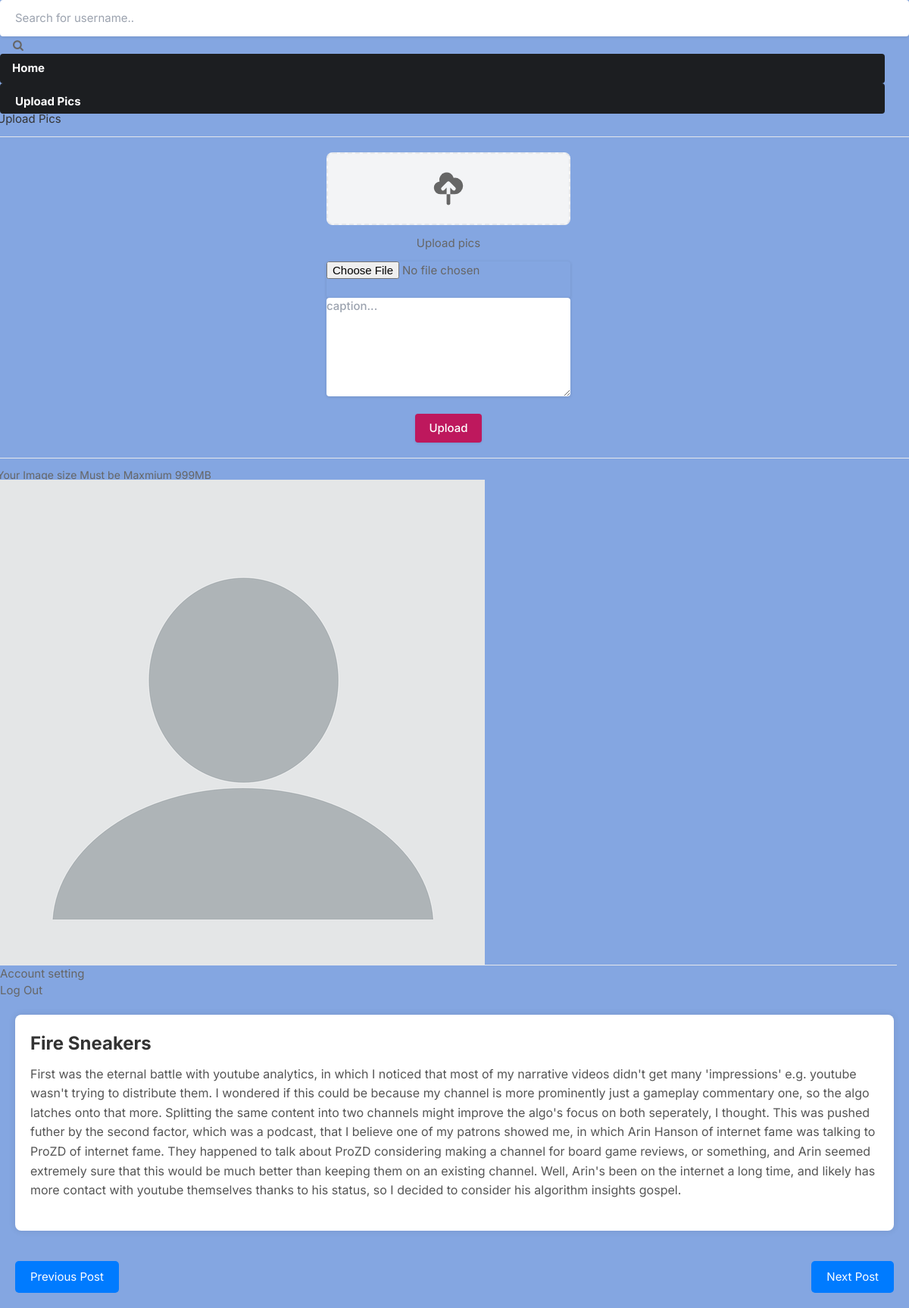
/blog/2/ (signed in), run on the app's committed database.
### core/models.py (models this page shows, shortened)
class Profile(models.Model):
    user = models.ForeignKey(User, on_delete=models.CASCADE)
    id_user = models.IntegerField()
    bio = models.TextField(blank=True)
    profileimg = models.ImageField(upload_to='profile_images', default='blank-profile-picture.png')
    location = models.CharField(max_length=100, blank=True)

class Blog(models.Model):
    title = models.CharField(max_length=100)
    content = models.TextField()
    author = models.ForeignKey(User, on_delete=models.CASCADE)
    publication_date = models.DateTimeField(default=datetime.now)

### core/views.py (the view)
# urls.py: path('blog/<int:pk>/', views.blog_detail, name='blog_detail'),
@login_required(login_url='signin')
def blog_detail(request, pk):
    user_object = User.objects.get(username=request.user.username)
    user_profile = Profile.objects.get(user=user_object)
    blog = Blog.objects.get(pk=pk)
    prev_blog = Blog.objects.filter(id__lt=pk).order_by('-id').first()
    next_blog = Blog.objects.filter(id__gt=pk).order_by('id').first()
    return render(request, 'blog_detail.html', {'blog': blog,'user_profile': user_profile,'prev_blog': prev_blog, 'next_blog': next_blog})

### templates/blog_detail.html (shortened to what this page needs)
{% load static %}
<!DOCTYPE html>
<html lang="en">
<head>
    <link rel="stylesheet" href="{% static 'assets/css/icons.css' %}">
    <link rel="stylesheet" href="{% static 'assets/css/uikit.css' %}">
    <link rel="stylesheet" href="{% static 'assets/css/style.css' %}">
    <link rel="stylesheet" href="{% static 'assets/css/tailwind.css' %}">
    <link rel="stylesheet" href="https://cdnjs.cloudflare.com/ajax/libs/font-awesome/4.7.0/css/font-awesome.min.css">
</head>
<body>
    <header>
        <div class="header_inner">
            <form action="/search" method="POST">
            <div class="left-side">
                    <input type="text" name="username" placeholder="Search for username..">&nbsp; &nbsp;
                    <button type="submit"><i class="fa fa-search fa-1x"></i></button>
            </div>
        </form>
            <div class="right-side lg:pr-4">
                <a href="/" class="bg-pink-500 flex font-bold hidden hover:bg-pink-600 hover:text-white inline-block items-center lg:block max-h-10 mr-4 px-4 py-2 rounded shado text-white">Home</a>
                <a href="/upload"
                    class="bg-pink-500 flex font-bold hidden hover:bg-pink-600 hover:text-white inline-block items-center lg:block max-h-10 mr-4 px-4 py-2 rounded shado text-white">
                      Upload Pics
                </a>
                <div uk-dropdown="pos: top-right;mode:click ; animation: uk-animation-slide-bottom-small" class="header_dropdown">
                    <div class="px-4 py-3 -mx-5 -mt-4 mb-5 border-b">
                        <h4>Upload Pics</h4>
                    </div>
                    <div class="flex justify-center flex-center text-center">
                        <div class="flex flex-col choose-upload text-center">
                            <div class="bg-gray-100 border-2 border-dashed flex flex-col h-24 items-center justify-center relative w-full rounded-lg  ">
                            </div>
                            <form action="upload" method="POST" enctype="multipart/form-data" >
                            <p class="my-3 leading-6"> Upload pics
                            </p>
                            <div>
                                <input type="file" name="image_upload">
                                <textarea class="button soft-warning small" name="caption" placeholder="caption..." ></textarea>
                                <br>
                                <button class="button bg-blue-700" type="submit" >Upload</button>
                            </div>
                            </form>
                        </div>
                    </div>
                    <div class="px-4 py-3 -mx-5 -mb-4 mt-5 border-t text-sm">
                        Your Image size Must be Maxmium 999MB
                    </div>
                </div>
                <a href="../profile/{{user_profile.user}}" class="header-links-item">
                    <img src="{{user_profile.profileimg.url}}" class="header-avatar" alt="">
                </a>
                <div uk-drop="mode: click;offset:9" class="header_dropdown profile_dropdown border-t">
                    <ul>
                        <li><a href="/settings"> Account setting </a> </li>
                        <li><a href="logout"> Log Out</a></li>
                    </ul>
                </div>
            </div>
        </div>
    </header>
    <div class="blog-container">
        <h1 class="blog-title">{{ blog.title }}</h1>
        <p class="blog-content">{{ blog.content }}</p>
    </div>
    <div class="navigation-buttons">
        {% if prev_blog %}
            <a href="{% url 'blog_detail' prev_blog.id %}" class="navigation-button">Previous Post</a>
        {% endif %}
        {% if next_blog %}
            <a href="{% url 'blog_detail' next_blog.id %}" class="navigation-button">Next Post</a>
        {% endif %}
    </div>
</body>
</html>

### static/assets/css/style.css (style rules this page uses)
body { background-color: #84a6e1!important; }
button { vertical-align: middle; }
span.button, button.button { background-color: #be185d; top: 0; color: #fff; position: relative; padding: 8px 18px; line-height: 22px; position: relative; font-weight: 500; font-size: 15px; display: inline-block; -webkit-transition: all 0.2s ease-in-out; transition: all 0.2s ease-in-out; cursor: pointer; overflow: hidden; border: none; border-radius: 4px; -webkit-box-shadow: 0 1px 3px rgba(0, 0, 0, 0.1); box-shadow: 0 1px 3px rgba(0, 0, 0, 0.1); }
input { height: 48px; line-height: 48px; padding: 0 20px; outline: none; font-size: 15px; color: #808080; max-width: 100%; width: 100%; -webkit-box-sizing: border-box; box-sizing: border-box; display: block; font-weight: 400; opacity: 1; border-radius: 4px; border: none; -webkit-box-shadow: 0 1px 4px 0px rgba(0, 0, 0, 0.12); box-shadow: 0 1px 4px 0px rgba(0, 0, 0, 0.12); }
input[type="text"], input[type="password"], input[type="email"], input[type="number"] { height: 48px; line-height: 48px; padding: 0 20px; outline: none; font-size: 15px; color: #808080; max-width: 100%; width: 100%; -webkit-box-sizing: border-box; box-sizing: border-box; display: block; font-weight: 400; opacity: 1; border-radius: 4px; border: none; -webkit-box-shadow: 0 1px 4px 0px rgba(0, 0, 0, 0.12); box-shadow: 0 1px 4px 0px rgba(0, 0, 0, 0.12); }
textarea { height: 48px; line-height: 48px; padding: 0 20px; outline: none; font-size: 15px; color: #808080; margin: 0 0 16px 0; max-width: 100%; width: 100%; -webkit-box-sizing: border-box; box-sizing: border-box; display: block; background-color: #fff; font-weight: 500; opacity: 1; border-radius: 4px; border: none; -webkit-box-shadow: 0 1px 4px 0px rgba(0, 0, 0, 0.12); box-shadow: 0 1px 4px 0px rgba(0, 0, 0, 0.12); }
input { -webkit-transition: all 0.1s ease-in-out; transition: all 0.1s ease-in-out; }
::placeholder { color: #808080; opacity: 1; }
textarea { height: auto; line-height: 27px; padding: 20px; min-height: 130px; -webkit-transition: none !important; transition: none !important; min-width: 100%; }
button { border: none; margin: 0; padding: 0; width: auto; overflow: visible; background: transparent; color: inherit; font: inherit; line-height: normal; cursor: pointer; }
a { color: #be185d; -webkit-transition: 0.3s; transition: 0.3s; outline: none !important; }
button { outline: none !important; }
img { max-width: 100%; }
body { color: #666; font-size: 15px; line-height: 27px; background-color: #f0f2f5; font-family: "Inter", sans-serif; text-transform: none; }
body p { font-size: 15px; line-height: 27px; }
h1, h2, h3, h4, h5, h6 { font-family: "Inter", sans-serif; text-transform: none; }
input[type="text"], input[type="password"], input[type="email"] { font-family: "Inter", sans-serif; text-transform: none; }
textarea, select { font-family: "Inter", sans-serif; text-transform: none; }
button, body .pac-container { font-family: "Inter", sans-serif; text-transform: none; }
h1, h2, h3, h4, h5, h6 { color: #333; font-weight: 500; margin: 0; padding: 0; }
h1 { font-size: 32px; }
h4 { font-size: 15px; }

### templates/blog_detail.html (style rules this page uses)
body { font-family: Arial, sans-serif; background-color: #f8f9fa; margin: 0; }
.blog-container { background-color: #fff; border-radius: 8px; box-shadow: 0 0 10px rgba(0, 0, 0, 0.1); padding: 20px; margin: 20px; }
.blog-title { font-size: 24px; font-weight: bold; color: #333; margin-bottom: 10px; }
.blog-content { font-size: 16px; color: #555; line-height: 1.6; margin-bottom: 20px; }
.navigation-buttons { display: flex; justify-content: space-between; margin-top: 20px; }
.navigation-button { background-color: #007bff; color: #fff; border: none; padding: 10px 20px; border-radius: 5px; margin: 20px; cursor: pointer; transition: background-color 0.3s; }

### data on the page
Profile: profileimg (placeholder picture)
Blog: title "Fire Sneakers", content "First was the eternal battle with youtube analytics, in which I noticed that most of my narrative videos didn't get many 'impressions' e.g. youtube wasn't trying to distribute them. I wondered if this could be because my channel is more prominently just a gameplay commentary one, so the algo latches onto that more. Splitting the same content into two channels might improve the algo's focus on both seperately, I thought. This was pushed futher by the second factor, which was a podcast, that I believe one of my patrons showed me, in which Arin Hanson of internet fame was talking to ProZD of internet fame. They happened to talk about ProZD considering making a channel for board game reviews,…"
